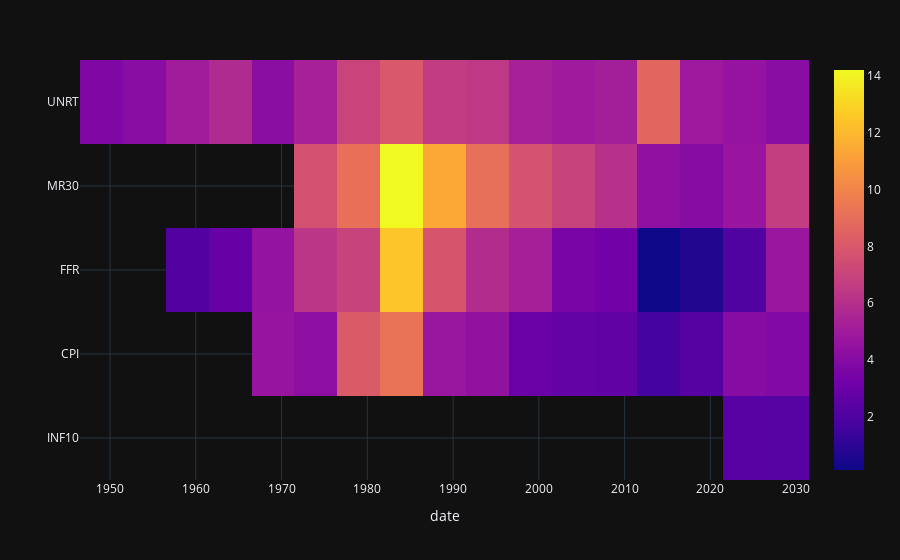

The notebook cell this image was saved under:
### Code cell
import plotly.express as px
px.imshow(r)

### Figure 1 — Plotly figure (JSON) as saved in the notebook; plotly's stock layout.template omitted (floating-point values rounded to 4 significant figures)
{"data": [{"coloraxis": "coloraxis", "hovertemplate": "date: %{x}<br>y: %{y}<br>color: %{z}<extra></extra>", "name": "0", "type": "heatmap", "x": ["1948-12-31T00:00:00.000000000", "1953-12-31T00:00:00.000000000", "1958-12-31T00:00:00.000000000", "1963-12-31T00:00:00.000000000", "1968-12-31T00:00:00.000000000", "1973-12-31T00:00:00.000000000", "1978-12-31T00:00:00.000000000", "1983-12-31T00:00:00.000000000", "1988-12-31T00:00:00.000000000", "1993-12-31T00:00:00.000000000", "1998-12-31T00:00:00.000000000", "2003-12-31T00:00:00.000000000", "2008-12-31T00:00:00.000000000", "2013-12-31T00:00:00.000000000", "2018-12-31T00:00:00.000000000", "2023-12-31T00:00:00.000000000", "2028-12-31T00:00:00.000000000"], "xaxis": "x", "y": ["UNRT", "MR30", "FFR", "CPI", "INF10"], "yaxis": "y", "z": [[3.75, 4.098, 5.045, 5.778, 4.172, 5.286, 7.003, 8.001, 6.653, 6.437, 5.284, 4.951, 5.153, 8.644, 4.902, 4.568, 4.104], [NaN, NaN, NaN, NaN, NaN, 7.667, 9.112, 14.2, 11.4, 9.083, 7.733, 6.961, 6.098, 4.365, 4.039, 4.694, 6.735], [NaN, NaN, 2.154, 2.873, 4.513, 6.344, 6.956, 12.46, 7.868, 5.852, 5.245, 3.547, 3.279, 0.1363, 0.699, 2.052, 4.783], [NaN, NaN, NaN, NaN, 4.599, 4.276, 8.134, 9.239, 4.727, 4.461, 2.987, 2.715, 2.609, 1.67, 2.272, 4.048, 3.822], [NaN, NaN, NaN, NaN, NaN, NaN, NaN, NaN, NaN, NaN, NaN, NaN, NaN, NaN, NaN, 2.33, 2.303]]}], "layout": {"coloraxis": {"colorscale": [[0, "#0d0887"], [0.1111, "#46039f"], [0.2222, "#7201a8"], [0.3333, "#9c179e"], [0.4444, "#bd3786"], [0.5556, "#d8576b"], [0.6667, "#ed7953"], [0.7778, "#fb9f3a"], [0.8889, "#fdca26"], [1, "#f0f921"]]}, "margin": {"t": 60}, "xaxis": {"anchor": "y", "constrain": "domain", "domain": [0, 1], "scaleanchor": "y", "title": {"text": "date"}}, "yaxis": {"anchor": "x", "autorange": "reversed", "constrain": "domain", "domain": [0, 1]}}}
